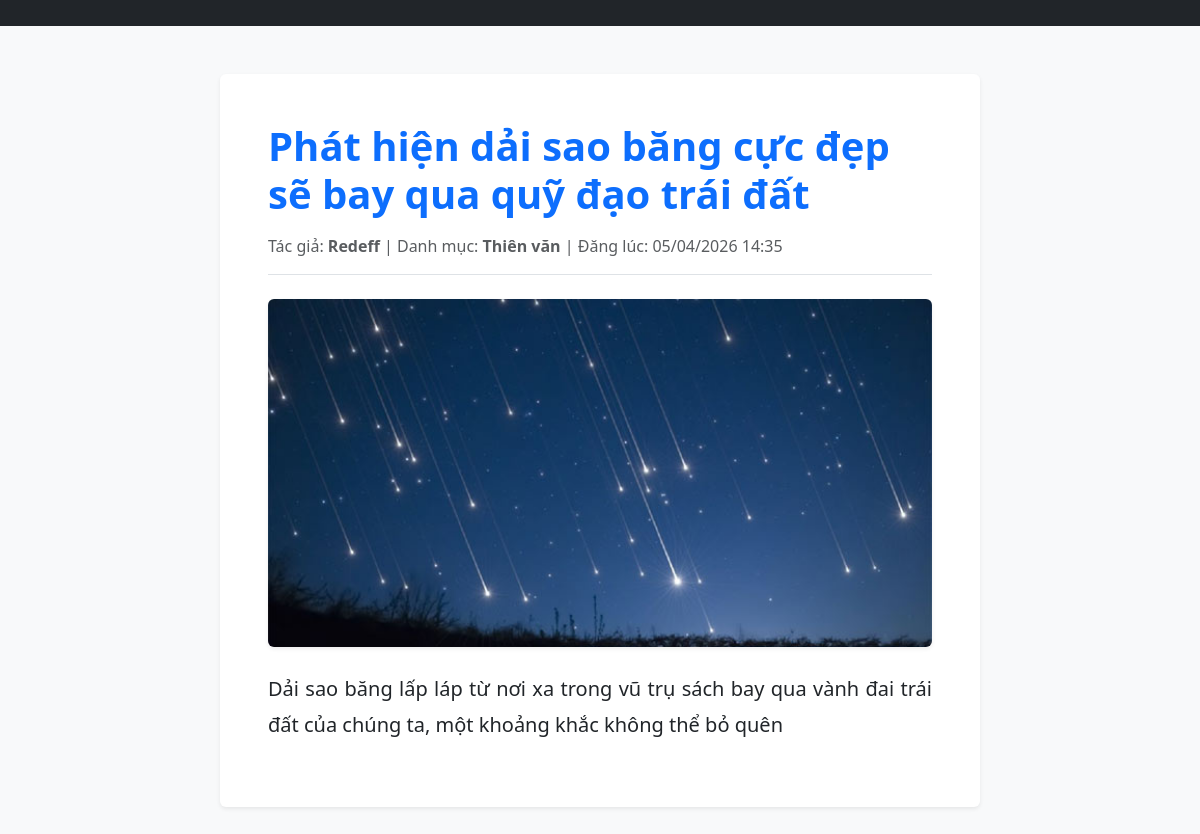
The page /POST/2/ on the database its author committed.
### news_app/models.py (models this page shows, shortened)
class POST(models.Model):
    TITLE = models.CharField(max_length=200, verbose_name="Tiêu đề bài viết")
    CONTENT = models.TextField(verbose_name="Nội dung")
    TACGIA = models.ForeignKey(User, on_delete=models.CASCADE, verbose_name="Tác giả")
    BAIVIET = models.ForeignKey(CATEGORY, on_delete=models.SET_NULL, null=True, verbose_name="Danh mục")
    THELOAI = models.ManyToManyField(TAG, blank=True, verbose_name="Thẻ")
    HINHANH = models.ImageField(upload_to="Image_file", blank=True, null=True, verbose_name="Hình ảnh blog")
    NGAYDANG = models.DateTimeField(auto_now_add=True, verbose_name="Ngày tạo")
    NGAYSUA = models.DateTimeField(auto_now=True, verbose_name="Ngày sỉnh sửa")

class CATEGORY(models.Model):
    NAME = models.CharField(max_length=100, verbose_name="Tên danh mục")

### news_app/views.py (the view)
# urls.py: path('POST/<int:id>/', views.post_detail, name = 'post_detail')
def post_detail(request, id):
    BAIVIET = get_object_or_404(POST, id=id)
    context = {
        'BAIVIET': BAIVIET
    }
    return render(request, 'post_detail.html', context)

### news_app/templates/post_detail.html (shortened to what this page needs)
<!DOCTYPE html>
<html lang="vi">
<head>
    <link href="https://cdn.jsdelivr.net/npm/bootstrap@5.3.0/dist/css/bootstrap.min.css" rel="stylesheet">
</head>
<body class="bg-light">
    <nav class="navbar navbar-dark bg-dark mb-4">
        <div class="container">
        </div>
    </nav>
    <div class="container mt-5 mb-5">
        <div class="row justify-content-center">
            <div class="col-md-8 bg-white p-5 shadow-sm rounded">
                <h1 class="text-primary mb-3 fw-bold">{{ BAIVIET.TITLE }}</h1>
                <p class="text-muted border-bottom pb-3 mb-4">
                    Tác giả: <strong>{{ BAIVIET.TACGIA }}</strong> |
                    Danh mục: <strong>{{ BAIVIET.BAIVIET.NAME }}</strong> |
                    Đăng lúc: {{ BAIVIET.NGAYDANG|date:"d/m/Y H:i" }}
                </p>
                {% if BAIVIET.HINHANH %}
                    <div class="text-center mb-4">
                        <img src="{{ BAIVIET.HINHANH.url }}" alt="{{ BAIVIET.TITLE }}" class="img-fluid rounded shadow-sm" style="max-height: 500px; width: 100%; object-fit: cover;">
                    </div>
                {% endif %}
                <div class="mt-4 fs-5 text-dark" style="line-height: 1.8; text-align: justify;">
                    {{ BAIVIET.CONTENT|linebreaks }}
                </div>
            </div>
        </div>
    </div>
</body>
</html>

### rows shown on the page
POST: TITLE "Phát hiện dải sao băng cực đẹp sẽ bay qua quỹ đạo trái đất", TACGIA "Redeff", BAIVIET.NAME "Thiên văn", NGAYDANG "05/04/2026 14:35", HINHANH (picture), CONTENT "Dải sao băng lấp láp từ nơi xa trong vũ trụ sách bay qua vành đai trái đất của chúng ta, một khoảng khắc không thể bỏ quên"
